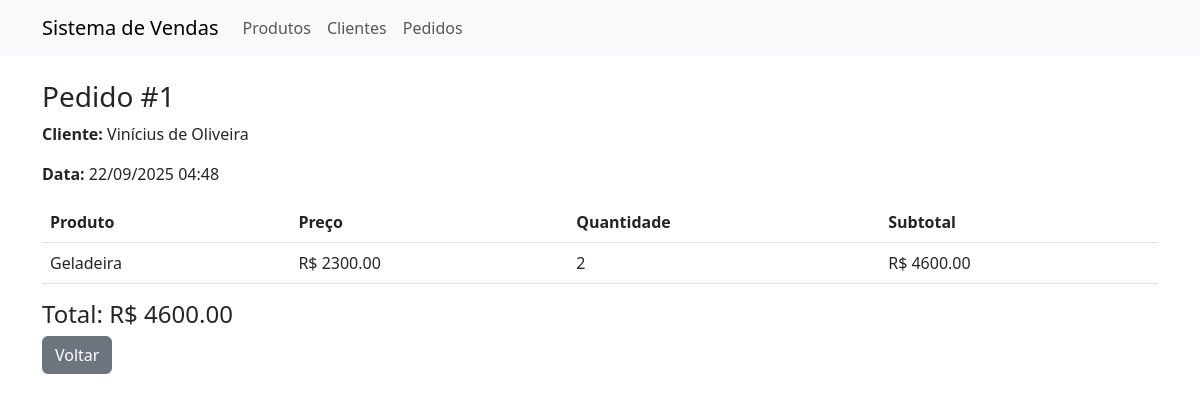
The app's page /orders/1 with its own data.
### app.py (models this page shows)
class Order(db.Model):
    id = db.Column(db.Integer, primary_key=True)
    client_id = db.Column(db.Integer, db.ForeignKey('client.id'), nullable=False)
    created_at = db.Column(db.DateTime, default=datetime.utcnow)
    client = db.relationship('Client')
    items = db.relationship('OrderItem', back_populates='order', cascade='all, delete-orphan')
    def total(self):
        return sum(item.subtotal() for item in self.items)

class Client(db.Model):
    id = db.Column(db.Integer, primary_key=True)
    name = db.Column(db.String(120), nullable=False)
    email = db.Column(db.String(120), nullable=True)

class OrderItem(db.Model):
    id = db.Column(db.Integer, primary_key=True)
    order_id = db.Column(db.Integer, db.ForeignKey('order.id'), nullable=False)
    product_id = db.Column(db.Integer, db.ForeignKey('product.id'), nullable=False)
    quantity = db.Column(db.Integer, nullable=False)
    price_at_sale = db.Column(db.Float, nullable=False)
    product = db.relationship('Product')
    order = db.relationship('Order', back_populates='items')
    def subtotal(self):
        return self.quantity * self.price_at_sale

class Product(db.Model):
    id = db.Column(db.Integer, primary_key=True)
    name = db.Column(db.String(120), nullable=False)
    price = db.Column(db.Float, nullable=False)
    stock = db.Column(db.Integer, nullable=False, default=0)

### app.py (the view)
@app.route('/orders/<int:order_id>')
def order_detail(order_id):
    order = Order.query.get_or_404(order_id)
    return render_template('order_detail.html', order=order)

### templates/order_detail.html
{% extends 'base.html' %}
{% block content %}
<h3>Pedido #{{ order.id }}</h3>
<p><strong>Cliente:</strong> {{ order.client.name }}</p>
<p><strong>Data:</strong> {{ order.created_at.strftime('%d/%m/%Y %H:%M') }}</p>
<table class="table">
  <thead><tr><th>Produto</th><th>Preço</th><th>Quantidade</th><th>Subtotal</th></tr></thead>
  <tbody>
    {% for item in order.items %}
    <tr>
      <td>{{ item.product.name }}</td>
      <td>R$ {{ '%.2f'|format(item.price_at_sale) }}</td>
      <td>{{ item.quantity }}</td>
      <td>R$ {{ '%.2f'|format(item.subtotal()) }}</td>
    </tr>
    {% endfor %}
  </tbody>
</table>
<h4>Total: R$ {{ '%.2f'|format(order.total()) }}</h4>
<a class="btn btn-secondary" href="{{ url_for('orders') }}">Voltar</a>
{% endblock %}

### records on screen
Order: id "1", created_at "22/09/2025 04:48"
Client: client.name "Vinícius de Oliveira"
OrderItem: product.name "Geladeira", price_at_sale "2300.00", quantity "2", subtotal "4600.00", total "4600.00"
